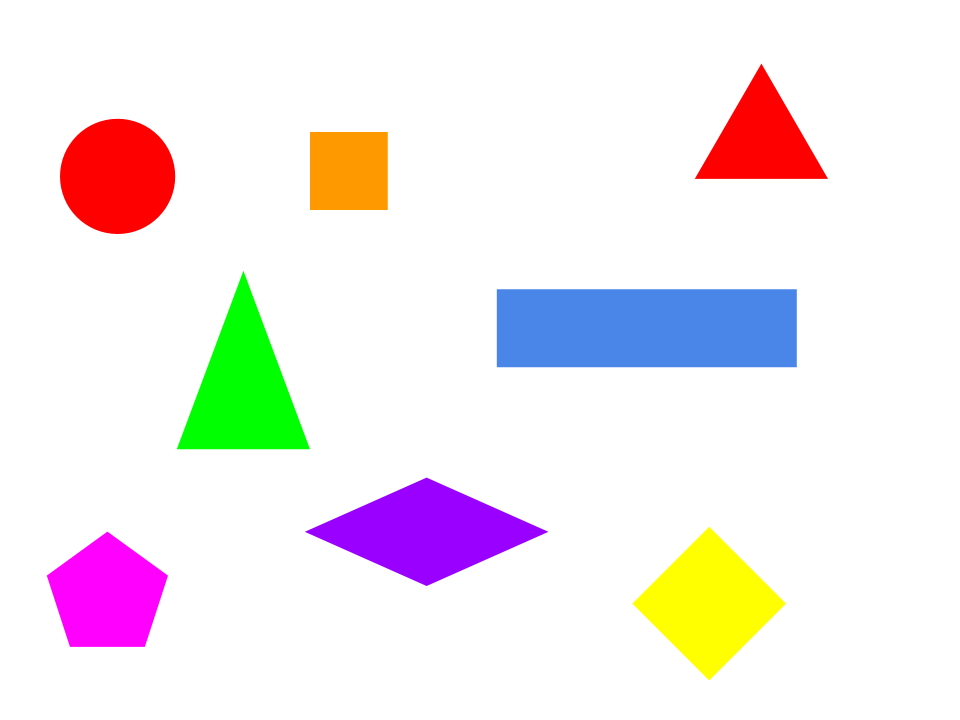
#> input picture images/shapes.png, 960 x 720 px
$ python scan_static_image.py ../images/shapes.png
#> lines starting #> are read from the running program, lines starting #| are printed output that depends on the picture; after the words box and inside, x2 and y2 are one past the last pixel; in counts of white or black regions, pixels touching at a corner belong together
#> in read_from_static_image, img is the input picture: shape (720, 960, 3); mean B, G, R 236.6, 234.9, 242.5
### shape_recognition_example/triangle_finder.py
# NAME: triangle_finder.py
# PURPOSE: Functions for recognizing and outlining triangles in an image
# AUTHOR: Emma Bethel

import cv2


# PURPOSE: finds and outlines triangles in a given image
# PARAMETERS: image - the image, as a 3D matrix of R/G/B values
# RETURNS: a tuple in which the first element is the same image, now with
#          triangles outlined, and the second element is an integer representing
#          the number of triangles found
def find_triangles(image):
    # finding contours (edges of shapes) in image
    edges = cv2.Canny(image, 30, 200)
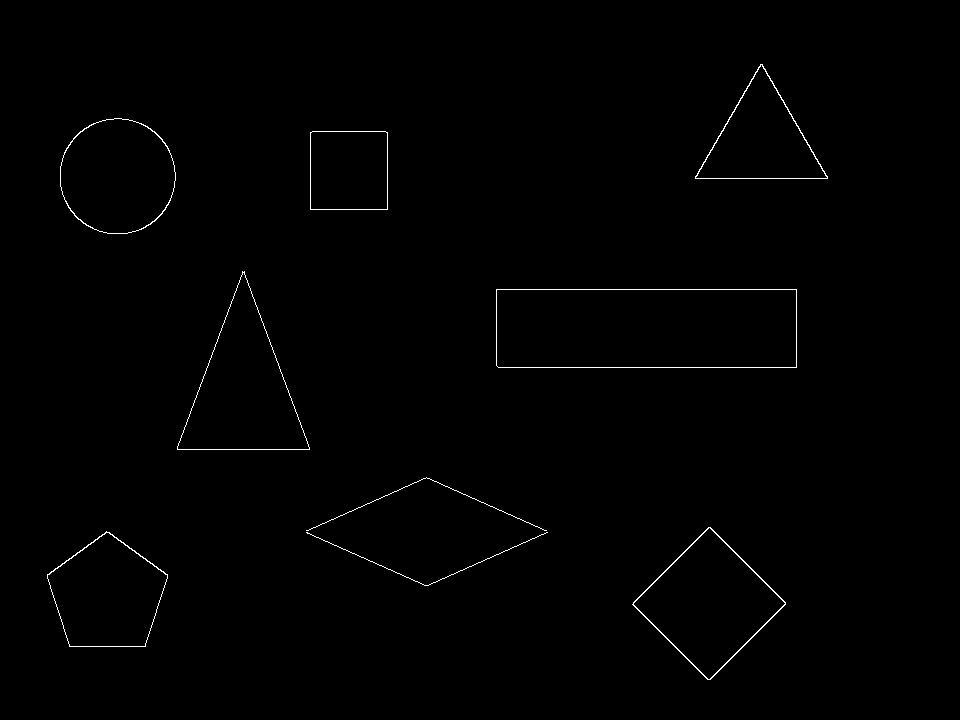
#> edges: shape (720, 960); 0.58% white in thin lines or dots, all inside (x1, y1, x2, y2) = (47, 64, 828, 680)
    contours, _ = cv2.findContours(edges, cv2.RETR_EXTERNAL, cv2.CHAIN_APPROX_NONE)
#> contours = 9 contours, 2 with area under 20; largest, box (x1, y1, x2, y2) and area: (496, 289, 797, 368) 23398, (632, 527, 786, 680) 11930, (177, 271, 310, 450) 11920, (60, 118, 176, 234) 10454, (47, 531, 168, 647) 9667, (695, 64, 828, 179) 7695, (310, 131, 388, 210) 6003

    # deciding which contours are triangular and drawing them on the image
    triangle_count = 0
    for contour in contours:
        approx = cv2.approxPolyDP(contour, 0.01 * cv2.arcLength(contour, True), True)

        if len(approx) == 3:
            triangle_count += 1
            cv2.drawContours(image, [contour], -1, (255, 0, 0), 3)
#> this loop made 9 passes
#> (approx, triangle_count) on passes 6, 9: ([[242, 271], [177, 449], [309, 449]], 1), ([[760, 64], [695, 178], [827, 178]], 2)
#> approx on passes 1, 3, 4, 5, 7: [[306, 532], [424, 585], [547, 532], [428, 585]], [[708, 527], [632, 604], [710, 679], [785, 602]], [[546, 530], [426, 477], [306, 530], [426, 477]], [[496, 289], [498, 367], [796, 367], [796, 289]], [[310, 132], [310, 209], [387, 209], [387, 132]]
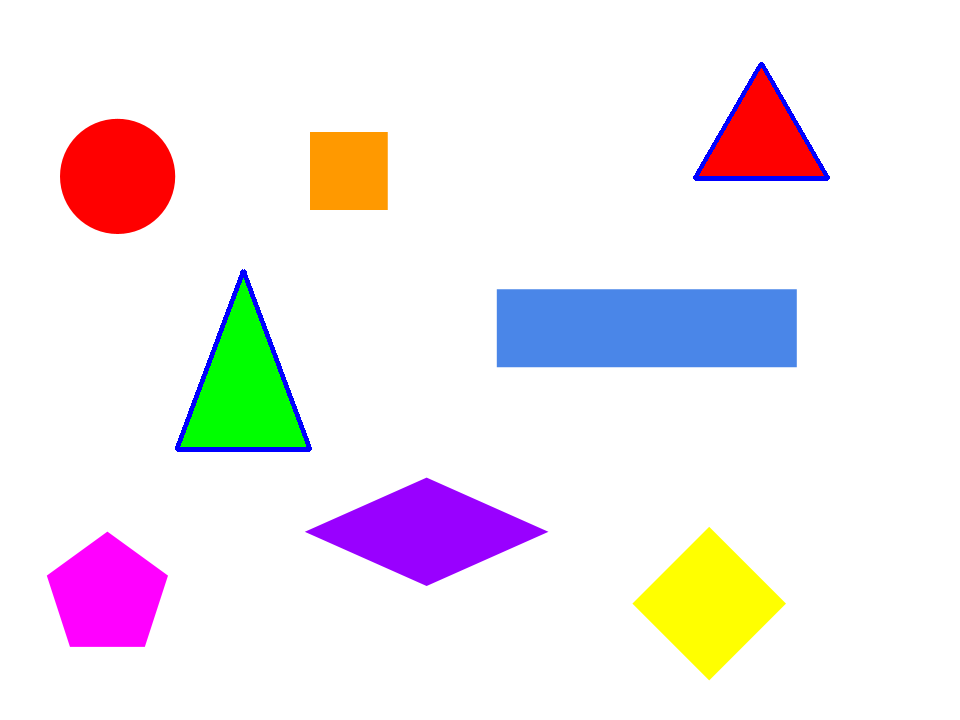
#> image: shape (720, 960, 3); 0.61% of pixels changed, all inside (x1, y1, x2, y2) = (175, 62, 830, 452)
#> after the loop, triangle_count = 2

    return image, triangle_count

### shape_recognition_example/scan_static_image.py
# NAME: scan_static_image.py
# PURPOSE: Outlines triangles in and displays a specified image
# AUTHOR: Emma Bethel

import argparse
import cv2

from triangle_finder import find_triangles


def read_from_static_image():
    parser = argparse.ArgumentParser()
    parser.add_argument('img_path', type=str)
    args = parser.parse_args()

    img = cv2.imread(args.img_path)

    img, num_triangles = find_triangles(img)
#> num_triangles = 2
    print(num_triangles, "triangles found.")
#| 2 triangles found.

    cv2.imshow('shapes', img)
    cv2.waitKey(0)
    cv2.destroyAllWindows()


if __name__ == '__main__':
    read_from_static_image()
